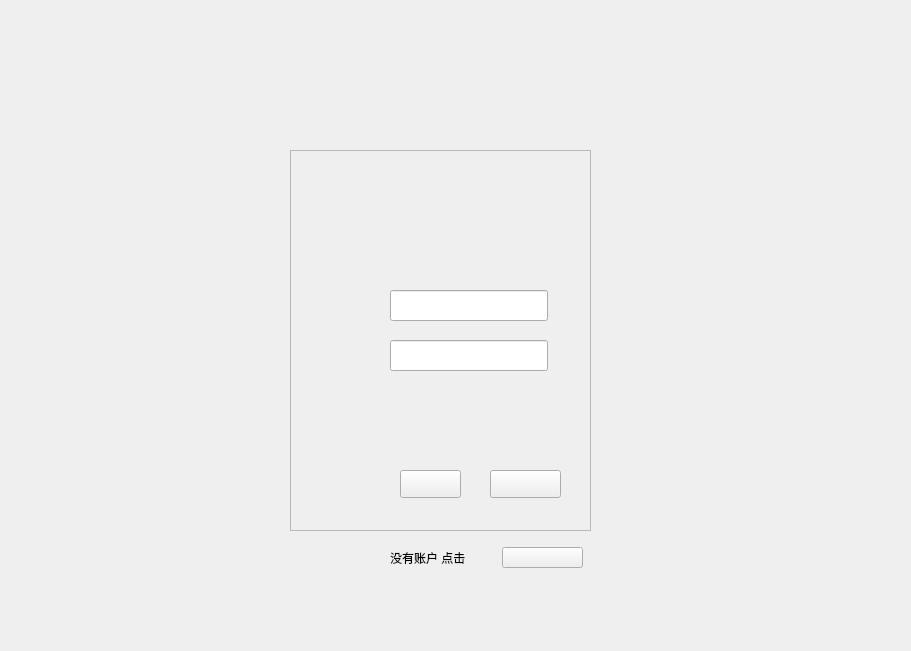
   <widget class="QStackedWidget" name="login_wid">
    <property name="geometry">
     <rect>
      <x>0</x>
      <y>0</y>
      <width>911</width>
      <height>651</height>
     </rect>
    </property>
    <widget class="QWidget" name="stackedWidgetPage1_4">
     <widget class="QLabel" name="label_35">
      <property name="geometry">
       <rect>
        <x>-19</x>
        <y>-6</y>
        <width>931</width>
        <height>671</height>
       </rect>
      </property>
      <property name="styleSheet">
       <string notr="true">border-image: url(:/menu/images/bk_1.png);</string>
      </property>
      <property name="text">
       <string/>
      </property>
     </widget>
     <widget class="QLabel" name="label_37">
      <property name="geometry">
       <rect>
        <x>280</x>
        <y>100</y>
        <width>321</width>
        <height>491</height>
       </rect>
      </property>
      <property name="styleSheet">
       <string notr="true">border-image: url(:/menu/images/登录面板.png);</string>
      </property>
      <property name="text">
       <string/>
      </property>
     </widget>
     <widget class="QLabel" name="label_6">
      <property name="geometry">
       <rect>
        <x>390</x>
        <y>550</y>
        <width>111</width>
        <height>16</height>
       </rect>
      </property>
      <property name="text">
       <string>没有账户 点击</string>
      </property>
     </widget>
     <widget class="QPushButton" name="registerBtn">
      <property name="geometry">
       <rect>
        <x>502</x>
        <y>547</y>
        <width>81</width>
        <height>21</height>
       </rect>
      </property>
      <property name="styleSheet">
       <string notr="true">QPushButton{
border-image: url(:/menu/images/注册用户.png);
}
QPushButton:hover{
  background-color: qconicalgradient(cx:0.5, cy:0.522909, angle:179.9, stop:0.494318 rgba(181, 225, 250, 255), stop:0.5 rgba(222, 242, 251, 255));
  border-radius:5px;
  border: 1px solid #3C80B1;  
}
QPushButton:pressed{
border-image: url(:/menu/images/注册用户.png); 
}</string>
      </property>
      <property name="text">
       <string/>
      </property>
     </widget>
     <widget class="QWidget" name="verticalLayoutWidget_3">
      <property name="geometry">
       <rect>
        <x>290</x>
        <y>150</y>
        <width>301</width>
        <height>381</height>
       </rect>
      </property>
      <layout class="QVBoxLayout" name="verticalLayout_3">
       <item>
        <widget class="QFrame" name="login_frame">
         <property name="styleSheet">
          <string notr="true"/>
         </property>
         <property name="frameShape">
          <enum>QFrame::StyledPanel</enum>
         </property>
         <property name="frameShadow">
          <enum>QFrame::Raised</enum>
         </property>
         <widget class="QLabel" name="label_2">
          <property name="geometry">
           <rect>
            <x>100</x>
            <y>20</y>
            <width>91</width>
            <height>91</height>
           </rect>
          </property>
          <property name="styleSheet">
           <string notr="true">border-image: url(:/menu/images/logo.png);</string>
          </property>
          <property name="text">
           <string/>
          </property>
         </widget>
         <widget class="QLabel" name="label_7">
          <property name="geometry">
           <rect>
            <x>20</x>
            <y>150</y>
            <width>61</width>
            <height>21</height>
           </rect>
          </property>
          <property name="styleSheet">
           <string notr="true">border-image: url(:/menu/images/用户名.png);</string>
          </property>
          <property name="text">
           <string/>
          </property>
         </widget>
         <widget class="QLabel" name="label_8">
          <property name="geometry">
           <rect>
            <x>20</x>
            <y>190</y>
            <width>61</width>
            <height>20</height>
           </rect>
          </property>
          <property name="styleSheet">
           <string notr="true">border-image: url(:/menu/images/密码.png);</string>
          </property>
          <property name="text">
           <string/>
          </property>
         </widget>
         <widget class="QPushButton" name="loginBtn">
          <property name="geometry">
           <rect>
            <x>200</x>
            <y>320</y>
            <width>71</width>
            <height>28</height>
           </rect>
          </property>
          <property name="styleSheet">
           <string notr="true">QPushButton{
border-image: url(:/menu/images/登陆.png);
}
QPushButton:hover{
  background-color: qconicalgradient(cx:0.5, cy:0.522909, angle:179.9, stop:0.494318 rgba(181, 225, 250, 255), stop:0.5 rgba(222, 242, 251, 255));
  border-radius:5px;
  border: 1px solid #3C80B1;  
}
QPushButton:pressed{
border-image: url(:/menu/images/登陆.png);
}</string>
          </property>
          <property name="text">
           <string/>
          </property>
         </widget>
         <widget class="QPushButton" name="cancelBtn">
          <property name="geometry">
           <rect>
            <x>110</x>
            <y>320</y>
            <width>61</width>
            <height>28</height>
           </rect>
          </property>
          <property name="styleSheet">
           <string notr="true">QPushButton{
border-image: url(:/menu/images/取消.png);
}
QPushButton:hover{
border-image: url(:/menu/images/取消被选中.png);
}
QPushButton:pressed{
border-image: url(:/menu/images/取消.png);
}</string>
          </property>
          <property name="text">
           <string/>
          </property>
         </widget>
         <widget class="QLineEdit" name="lineEdit_3">
          <property name="geometry">
           <rect>
            <x>100</x>
            <y>140</y>
            <width>158</width>
            <height>31</height>
           </rect>
          </property>
          <property name="styleSheet">
           <string notr="true">border-image: url(:/menu/images/圆角矩形.png);</string>
          </property>
         </widget>
         <widget class="QLineEdit" name="lineEdit_4">
          <property name="geometry">
           <rect>
            <x>100</x>
            <y>190</y>
            <width>158</width>
            <height>31</height>
           </rect>
          </property>
          <property name="styleSheet">
           <string notr="true">border-image: url(:/menu/images/圆角矩形.png);</string>
          </property>
          <property name="echoMode">
           <enum>QLineEdit::Password</enum>
          </property>
         </widget>
        </widget>
       </item>
      </layout>
     </widget>
    </widget>
   </widget>
